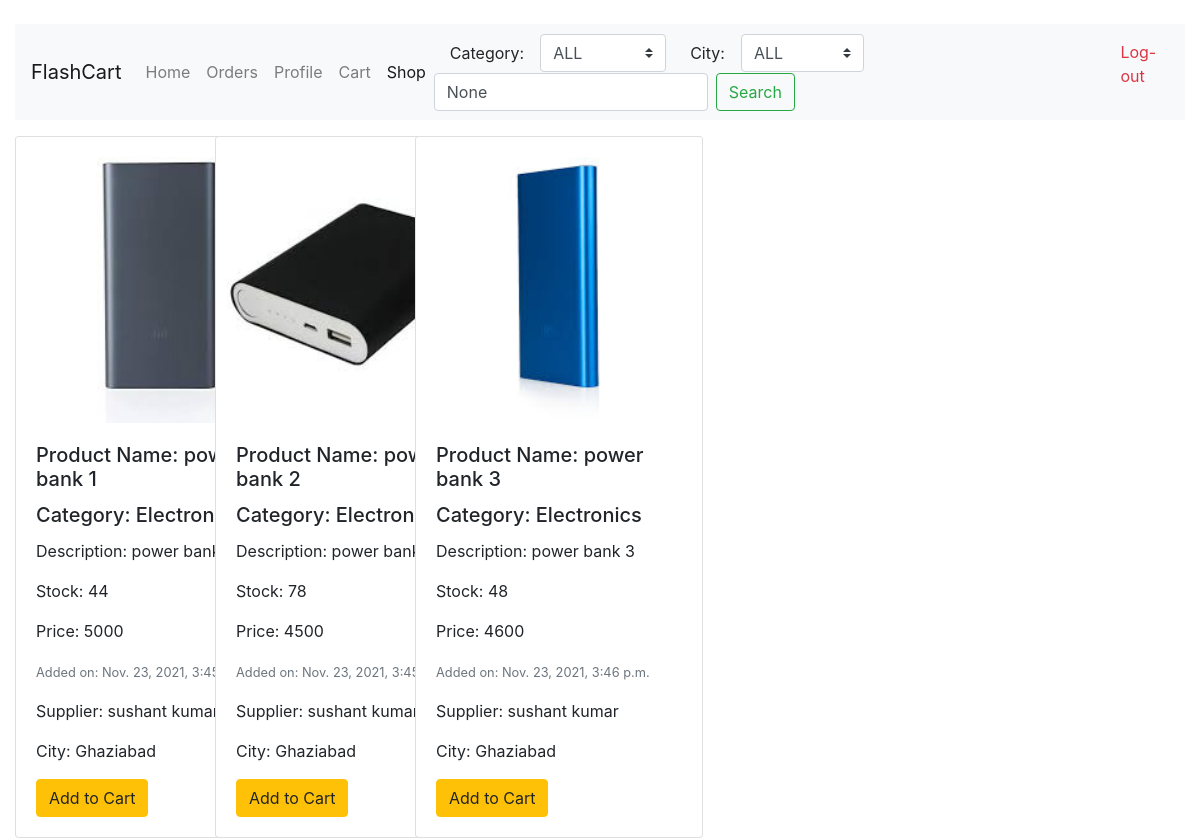
Page /shop/ (signed in) on the committed database.
### shop/models.py (models this page shows, shortened)
class Product(models.Model):
    supplier = models.ForeignKey(Supplier, on_delete=models.SET_NULL, null=True)
    category = models.ForeignKey(Category, on_delete=models.SET_NULL, null=True)
    name = models.CharField(max_length=200, null=True, blank=True)
    product_image = models.ImageField(null=True, blank=True,
                    upload_to='products/', default='products/default.png')
    description = models.CharField(max_length=500, null=True, blank=True)
    stock = models.IntegerField(null=True, blank=True)
    price = models.IntegerField(null=True, blank=True)
    addedon =  models.DateTimeField(auto_now_add=True)
    id = models.UUIDField(default=uuid.uuid4, unique=True,
                          primary_key=True, editable=False)

class Category(models.Model):
    category = models.CharField(max_length=200, null=True, blank=True, unique=True)
    addedon =  models.DateTimeField(auto_now_add=True)
    id = models.UUIDField(default=uuid.uuid4, unique=True,
                          primary_key=True, editable=False)
    def __str__(self):
        return str(self.category)

### users/models.py (models this page shows, shortened)
class Supplier(models.Model):
    profile = models.OneToOneField(Profile, on_delete=models.SET_NULL, null=True, blank=True)
    id = models.UUIDField(default=uuid.uuid4, unique=True,
                          primary_key=True, editable=False)

class Profile(models.Model):
    user = models.OneToOneField(User, on_delete=models.CASCADE, null=True, blank=True)
    name = models.CharField(max_length=200, null=True, blank=True)
    phone = models.CharField(max_length=200, null=True, blank=True)
    addressLine1 = models.CharField(max_length=200, null=True, blank=True)
    addressLine2 = models.CharField(max_length=200, null=True, blank=True)
    city =  models.ForeignKey(City, on_delete=models.SET_NULL, null=True)
    pin = models.CharField(max_length=200, null=True, blank=True)
    timestamp =  models.DateTimeField(auto_now_add=True)
    id = models.UUIDField(default=uuid.uuid4, unique=True,
                          primary_key=True, editable=False)

class City(models.Model):
    name = models.CharField(max_length=200, null=True, blank=True)
    id = models.UUIDField(default=uuid.uuid4, unique=True,
                          primary_key=True, editable=False)
    def __str__(self):
        return str(self.name)

### ui/views.py (the view)
# urls.py: path('shop/', views.userShop, name='shop'),
@login_required(login_url='/')
def userShop(request):
    category = request.GET.get('category', None)
    city = request.GET.get('city', None)
    search = request.GET.get('search', None)
    cat = None
    cit = None
    if category == 'all':
        category = None
    if city == 'all':
        city = None
    print('category',category)
    print('city',city)
    print('search',search)
    products = Product.objects.all()
    if category:
        cat = Category.objects.get(id=category)
        products = products.filter(category=cat).all()
    if city:
        cit = City.objects.get(id=city)
        products = products.filter(supplier__profile__city=cit).all()
    if search:
        products = products.filter(name__contains=search).all()
        pass
    sl_cat = cat
    sl_city = cit
    cities = City.objects.all()
    categories = Category.objects.all()
    context = {'active':'shop','products':products, 'cities':cities,'categories':categories, 'sl_cat':sl_cat, 'sl_city':sl_city, 'search':search }
    return render(request, 'ui/shop.html',context=context)

### ui/templates/ui/shop.html
{% extends 'ui/main.html' %}
{% block content %}
<div class="container-fluid">
    <div class="row">
    {% for product in products %}
        <div class="col-md-2 mt-3">
            <div class="card" style="width: 18rem;">
                <img class="card-img-top" src="{{product.product_image.url}}" alt="">
                <div class="card-body">
                  <h5 class="card-title">Product Name: {{product.name}}</h5>
                  <h5 class="card-title">Category: {{product.category}}</h5>
                  <p class="card-text">Description: {{product.description}}</p>
                  <p class="card-text">Stock: {{product.stock}}</p>
                  <p class="card-text">Price: {{product.price}}</p>
                  <p class="card-text"><small class="text-muted">Added on: {{product.addedon}}</small></p>
                  <p class="card-text">Supplier: {{product.supplier.profile.name}}</p>
                  <p class="card-text">City: {{product.supplier.profile.city}}</p>
                  <a href="/addtocart/{{product.id}}/" class="btn btn-warning">Add to Cart</a>
                </div>
              </div>
        </div>
    {% endfor %}
    </div>
</div>
{% endblock %}

### rows in the picture
Product: product_image (picture), name "power bank 1", category "Electronics", description "power bank", stock "44", price "5000", addedon "Nov. 23, 2021, 3:45 p.m.", supplier.profile.name "sushant kumar", supplier.profile.city "Ghaziabad"
Product: product_image (picture), name "power bank 2", category "Electronics", description "power bank 2", stock "78", price "4500", addedon "Nov. 23, 2021, 3:45 p.m.", supplier.profile.name "sushant kumar", supplier.profile.city "Ghaziabad"
Product: product_image (picture), name "power bank 3", category "Electronics", description "power bank 3", stock "48", price "4600", addedon "Nov. 23, 2021, 3:46 p.m.", supplier.profile.name "sushant kumar", supplier.profile.city "Ghaziabad"
